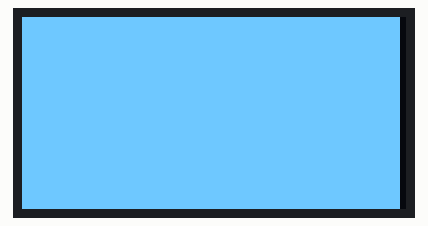
This sketch was run on a simulated ESP32. Shown: 128×64 one-colour display. Wiring (inferred from the names in the program): SH1106 OLED at I2C address 0x3C. What the sketch prints to the serial monitor is not drawn.

Above: at 0.9 s.
At 5.1 s:
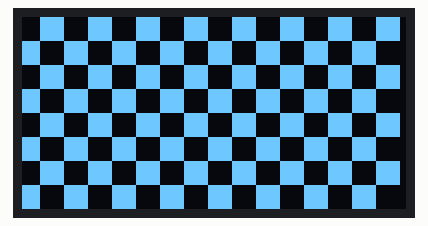
At 7.2 s:
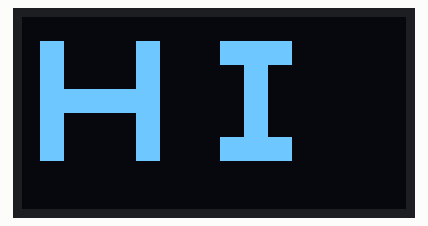
At 9.5 s:
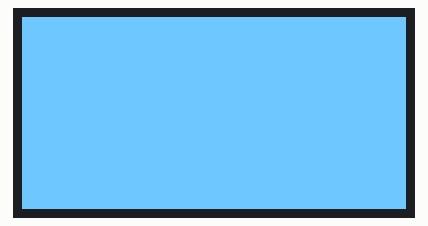
At 11.6 s:
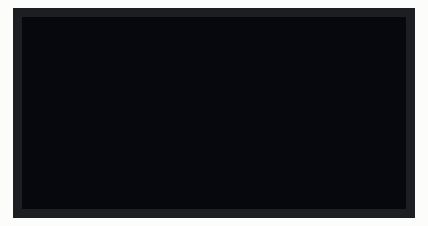
At 15.8 s:
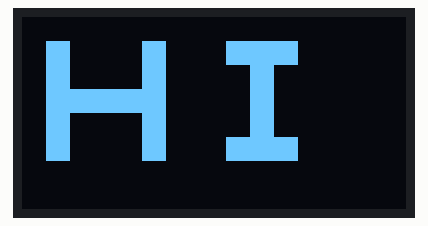

Measured:
- by itself, everything shown: repeats every 17.2 s, in 8 steps
- what the display in image 0 shows lasts 2.1 s, from 0.8 s to 2.9 s
- what the display in image 2 shows lasts 2.2 s, from 7.2 s to 9.4 s

The sketch:

oled_page_address_test.ino
```cpp
#include <Arduino.h>
#include <Wire.h>

static constexpr int PIN_OLED_SDA = 18;
static constexpr int PIN_OLED_SCL = 10;
static constexpr uint8_t OLED_ADDR = 0x3C;
static constexpr int OLED_WIDTH = 128;
static constexpr int OLED_PAGES = 8;

static void writeCommand(uint8_t command)
{
  Wire.beginTransmission(OLED_ADDR);
  Wire.write(0x00);
  Wire.write(command);
  Wire.endTransmission();
}

static void writeDataChunk(const uint8_t *data, size_t length)
{
  Wire.beginTransmission(OLED_ADDR);
  Wire.write(0x40);
  for (size_t i = 0; i < length; ++i) {
    Wire.write(data[i]);
  }
  Wire.endTransmission();
}

static void setPageCursor(uint8_t page, uint8_t column)
{
  writeCommand(0xB0 | page);
  writeCommand(0x00 | (column & 0x0F));
  writeCommand(0x10 | (column >> 4));
}

static void initDisplay()
{
  delay(100);
  writeCommand(0xAE);
  writeCommand(0xD5);
  writeCommand(0x80);
  writeCommand(0xA8);
  writeCommand(0x3F);
  writeCommand(0xD3);
  writeCommand(0x00);
  writeCommand(0x40);
  writeCommand(0x8D);
  writeCommand(0x14);
  writeCommand(0x20);
  writeCommand(0x02);  // page addressing mode: most conservative for SSD1306/SH1106.
  writeCommand(0xA1);
  writeCommand(0xC8);
  writeCommand(0xDA);
  writeCommand(0x12);
  writeCommand(0x81);
  writeCommand(0xFF);
  writeCommand(0xD9);
  writeCommand(0xF1);
  writeCommand(0xDB);
  writeCommand(0x40);
  writeCommand(0xA4);
  writeCommand(0xA6);
  writeCommand(0x2E);
  writeCommand(0xAF);
}

static void fillPageMode(uint8_t pattern, uint8_t columnOffset)
{
  uint8_t chunk[16];
  memset(chunk, pattern, sizeof(chunk));

  for (uint8_t page = 0; page < OLED_PAGES; ++page) {
    setPageCursor(page, columnOffset);
    for (int col = 0; col < OLED_WIDTH; col += sizeof(chunk)) {
      writeDataChunk(chunk, sizeof(chunk));
    }
  }
}

static void stripesPageMode(uint8_t columnOffset)
{
  uint8_t chunk[16];
  for (uint8_t page = 0; page < OLED_PAGES; ++page) {
    setPageCursor(page, columnOffset);
    for (int col = 0; col < OLED_WIDTH; col += sizeof(chunk)) {
      for (int i = 0; i < static_cast<int>(sizeof(chunk)); ++i) {
        const int absoluteCol = col + i;
        const bool vertical = ((absoluteCol / 8) % 2) == 0;
        const bool horizontal = (page % 2) == 0;
        chunk[i] = vertical ^ horizontal ? 0xFF : 0x00;
      }
      writeDataChunk(chunk, sizeof(chunk));
    }
  }
}

static void blockHiPageMode(uint8_t columnOffset)
{
  fillPageMode(0x00, columnOffset);

  uint8_t chunk[8];
  memset(chunk, 0xFF, sizeof(chunk));

  for (uint8_t page = 1; page <= 5; ++page) {
    setPageCursor(page, columnOffset + 8);
    writeDataChunk(chunk, sizeof(chunk));
    setPageCursor(page, columnOffset + 40);
    writeDataChunk(chunk, sizeof(chunk));
    setPageCursor(page, columnOffset + 76);
    writeDataChunk(chunk, sizeof(chunk));
  }

  setPageCursor(3, columnOffset + 8);
  for (int i = 0; i < 5; ++i) {
    writeDataChunk(chunk, sizeof(chunk));
  }

  setPageCursor(1, columnOffset + 68);
  for (int i = 0; i < 3; ++i) {
    writeDataChunk(chunk, sizeof(chunk));
  }

  setPageCursor(5, columnOffset + 68);
  for (int i = 0; i < 3; ++i) {
    writeDataChunk(chunk, sizeof(chunk));
  }
}

void setup()
{
  Serial.begin(115200);
  Wire.begin(PIN_OLED_SDA, PIN_OLED_SCL);
  Wire.setClock(100000);
  delay(500);

  Serial.println("OLED page address test");
  initDisplay();
}

void loop()
{
  Serial.println("offset 0: full white");
  initDisplay();
  fillPageMode(0xFF, 0);
  delay(2000);

  Serial.println("offset 0: full black");
  fillPageMode(0x00, 0);
  delay(2000);

  Serial.println("offset 0: stripes");
  stripesPageMode(0);
  delay(2000);

  Serial.println("offset 0: block HI");
  blockHiPageMode(0);
  delay(2000);

  Serial.println("offset 2: full white");
  initDisplay();
  fillPageMode(0xFF, 2);
  delay(2000);

  Serial.println("offset 2: full black");
  fillPageMode(0x00, 2);
  delay(2000);

  Serial.println("offset 2: stripes");
  stripesPageMode(2);
  delay(2000);

  Serial.println("offset 2: block HI");
  blockHiPageMode(2);
  delay(2000);
}
```
